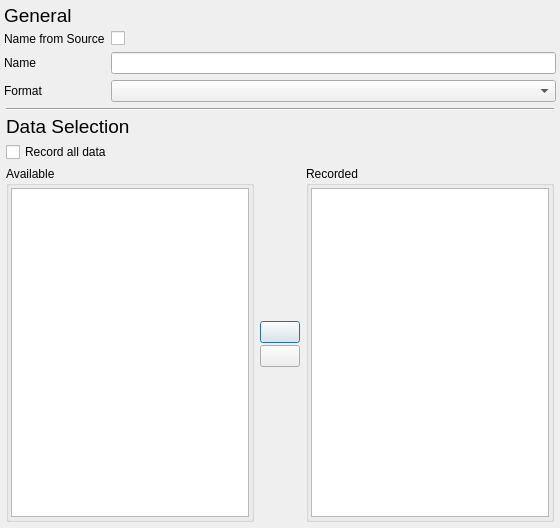
<?xml version="1.0" encoding="UTF-8"?>
<ui version="4.0">
 <class>JSONSettingsDialog</class>
 <widget class="QDialog" name="JSONSettingsDialog">
  <property name="geometry">
   <rect>
    <x>0</x>
    <y>0</y>
    <width>560</width>
    <height>528</height>
   </rect>
  </property>
  <property name="windowTitle">
   <string>Dialog</string>
  </property>
  <layout class="QVBoxLayout" name="verticalLayout">
   <property name="spacing">
    <number>4</number>
   </property>
   <property name="leftMargin">
    <number>4</number>
   </property>
   <property name="topMargin">
    <number>4</number>
   </property>
   <property name="rightMargin">
    <number>4</number>
   </property>
   <property name="bottomMargin">
    <number>4</number>
   </property>
   <item>
    <widget class="QWidget" name="generalWidget" native="true">
     <layout class="QVBoxLayout" name="verticalLayout_2">
      <property name="spacing">
       <number>4</number>
      </property>
      <property name="leftMargin">
       <number>0</number>
      </property>
      <property name="topMargin">
       <number>0</number>
      </property>
      <property name="rightMargin">
       <number>0</number>
      </property>
      <property name="bottomMargin">
       <number>0</number>
      </property>
      <item>
       <widget class="QLabel" name="label">
        <property name="sizePolicy">
         <sizepolicy hsizetype="Preferred" vsizetype="Maximum">
          <horstretch>0</horstretch>
          <verstretch>0</verstretch>
         </sizepolicy>
        </property>
        <property name="font">
         <font>
          <pointsize>14</pointsize>
         </font>
        </property>
        <property name="text">
         <string>General</string>
        </property>
       </widget>
      </item>
      <item>
       <layout class="QFormLayout" name="formLayout_2">
        <property name="horizontalSpacing">
         <number>6</number>
        </property>
        <property name="verticalSpacing">
         <number>6</number>
        </property>
        <property name="rightMargin">
         <number>0</number>
        </property>
        <property name="bottomMargin">
         <number>0</number>
        </property>
        <item row="0" column="0">
         <widget class="QLabel" name="nameFromSourceLabel">
          <property name="text">
           <string>Name from Source</string>
          </property>
         </widget>
        </item>
        <item row="0" column="1">
         <widget class="QCheckBox" name="nameFromSrcCheckBox"/>
        </item>
        <item row="1" column="0">
         <widget class="QLabel" name="nameLabel">
          <property name="text">
           <string>Name</string>
          </property>
          <property name="buddy">
           <cstring>nameLineEdit</cstring>
          </property>
         </widget>
        </item>
        <item row="1" column="1">
         <widget class="QLineEdit" name="nameLineEdit"/>
        </item>
        <item row="2" column="0">
         <widget class="QLabel" name="formatLabel">
          <property name="text">
           <string>Format</string>
          </property>
         </widget>
        </item>
        <item row="2" column="1">
         <widget class="QComboBox" name="formatComboBox"/>
        </item>
       </layout>
      </item>
     </layout>
    </widget>
   </item>
   <item>
    <widget class="QWidget" name="dataSelectWidget" native="true">
     <layout class="QVBoxLayout" name="verticalLayout_3">
      <property name="spacing">
       <number>4</number>
      </property>
      <property name="leftMargin">
       <number>2</number>
      </property>
      <property name="topMargin">
       <number>2</number>
      </property>
      <property name="rightMargin">
       <number>2</number>
      </property>
      <property name="bottomMargin">
       <number>2</number>
      </property>
      <item>
       <widget class="Line" name="line_2">
        <property name="orientation">
         <enum>Qt::Horizontal</enum>
        </property>
       </widget>
      </item>
      <item>
       <widget class="QLabel" name="label_3">
        <property name="sizePolicy">
         <sizepolicy hsizetype="Preferred" vsizetype="Maximum">
          <horstretch>0</horstretch>
          <verstretch>0</verstretch>
         </sizepolicy>
        </property>
        <property name="font">
         <font>
          <pointsize>14</pointsize>
         </font>
        </property>
        <property name="text">
         <string>Data Selection</string>
        </property>
       </widget>
      </item>
      <item>
       <widget class="QWidget" name="dataSelInnerWidget" native="true">
        <property name="minimumSize">
         <size>
          <width>0</width>
          <height>100</height>
         </size>
        </property>
        <layout class="QVBoxLayout" name="verticalLayout_4">
         <property name="spacing">
          <number>4</number>
         </property>
         <property name="leftMargin">
          <number>0</number>
         </property>
         <property name="topMargin">
          <number>0</number>
         </property>
         <property name="rightMargin">
          <number>0</number>
         </property>
         <property name="bottomMargin">
          <number>0</number>
         </property>
         <item>
          <widget class="QCheckBox" name="useAllDataCheckBox">
           <property name="text">
            <string>Record all data</string>
           </property>
          </widget>
         </item>
         <item>
          <widget class="QWidget" name="dataBoxesWidget" native="true">
           <layout class="QHBoxLayout" name="horizontalLayout">
            <property name="spacing">
             <number>4</number>
            </property>
            <property name="leftMargin">
             <number>0</number>
            </property>
            <property name="topMargin">
             <number>0</number>
            </property>
            <property name="rightMargin">
             <number>0</number>
            </property>
            <property name="bottomMargin">
             <number>0</number>
            </property>
            <item>
             <widget class="QGroupBox" name="groupBox">
              <property name="title">
               <string>Available</string>
              </property>
              <layout class="QVBoxLayout" name="verticalLayout_6">
               <property name="spacing">
                <number>2</number>
               </property>
               <property name="leftMargin">
                <number>2</number>
               </property>
               <property name="topMargin">
                <number>2</number>
               </property>
               <property name="rightMargin">
                <number>2</number>
               </property>
               <property name="bottomMargin">
                <number>2</number>
               </property>
               <item>
                <widget class="QListWidget" name="availableListWidget"/>
               </item>
              </layout>
             </widget>
            </item>
            <item>
             <widget class="QWidget" name="widget_4" native="true">
              <layout class="QVBoxLayout" name="verticalLayout_5">
               <property name="spacing">
                <number>2</number>
               </property>
               <property name="leftMargin">
                <number>2</number>
               </property>
               <property name="topMargin">
                <number>2</number>
               </property>
               <property name="rightMargin">
                <number>2</number>
               </property>
               <property name="bottomMargin">
                <number>2</number>
               </property>
               <item>
                <spacer name="verticalSpacer_3">
                 <property name="orientation">
                  <enum>Qt::Vertical</enum>
                 </property>
                 <property name="sizeHint" stdset="0">
                  <size>
                   <width>20</width>
                   <height>40</height>
                  </size>
                 </property>
                </spacer>
               </item>
               <item>
                <widget class="QPushButton" name="addRecordedButton">
                 <property name="text">
                  <string/>
                 </property>
                 <property name="icon">
                  <iconset theme="go-next">
                   <normaloff>.</normaloff>.</iconset>
                 </property>
                </widget>
               </item>
               <item>
                <widget class="QPushButton" name="removeRecordedButton">
                 <property name="text">
                  <string/>
                 </property>
                 <property name="icon">
                  <iconset theme="go-previous">
                   <normaloff>.</normaloff>.</iconset>
                 </property>
                </widget>
               </item>
               <item>
                <spacer name="verticalSpacer_2">
                 <property name="orientation">
                  <enum>Qt::Vertical</enum>
                 </property>
                 <property name="sizeHint" stdset="0">
                  <size>
                   <width>20</width>
                   <height>40</height>
                  </size>
                 </property>
                </spacer>
               </item>
              </layout>
             </widget>
            </item>
            <item>
             <widget class="QGroupBox" name="groupBox_2">
              <property name="title">
               <string>Recorded</string>
              </property>
              <layout class="QVBoxLayout" name="verticalLayout_7">
               <property name="spacing">
                <number>2</number>
               </property>
               <property name="leftMargin">
                <number>2</number>
               </property>
               <property name="topMargin">
                <number>2</number>
               </property>
               <property name="rightMargin">
                <number>2</number>
               </property>
               <property name="bottomMargin">
                <number>2</number>
               </property>
               <item>
                <widget class="QListWidget" name="recordListWidget"/>
               </item>
              </layout>
             </widget>
            </item>
           </layout>
          </widget>
         </item>
        </layout>
       </widget>
      </item>
     </layout>
    </widget>
   </item>
  </layout>
 </widget>
 <tabstops>
  <tabstop>nameFromSrcCheckBox</tabstop>
  <tabstop>nameLineEdit</tabstop>
 </tabstops>
 <resources/>
 <connections/>
</ui>
